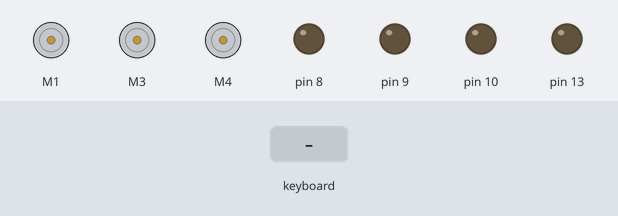
Bench run of a sketch on a simulated Arduino Uno, built with avr-gcc and run on an emulated ATmega328P. Parts: 3 × DC motor (green arrow = forward, orange = backward, longer = faster), output pins drawn as LEDs (lit = HIGH). Inputs (shaded band) come from the test bench.

Above: at 1.7 s.
1.8 s: PS/2 keyboard text "1" received
At 2.6 s:
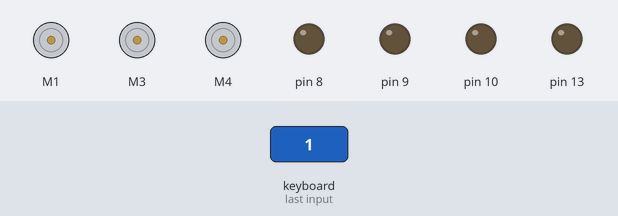
3.4 s: PS/2 keyboard text "2" received
At 3.8 s:
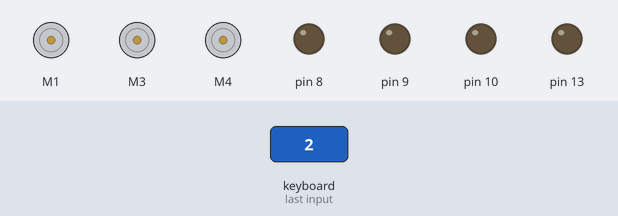
5.0 s: PS/2 keyboard text "3" received
At 6.2 s:
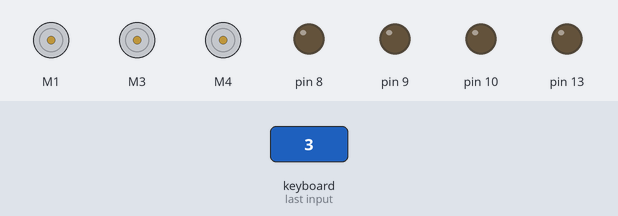
6.6 s: PS/2 keyboard text "4" received
At 7.4 s:
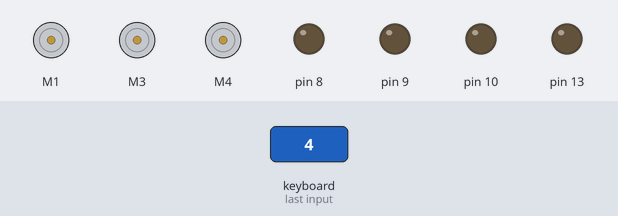
8.2 s: PS/2 keyboard text "5" received
At 8.6 s:
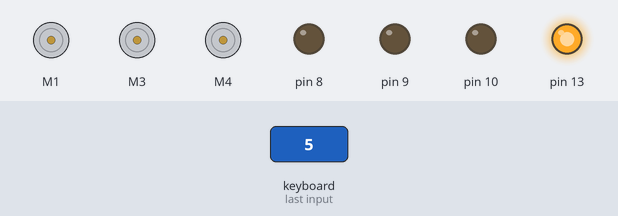
9.7 s: PS/2 keyboard text "6" received
At 10.9 s:
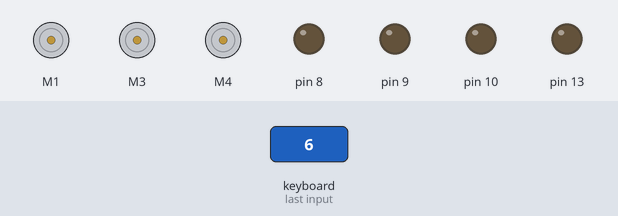
Timing chart, 0 to 12.2 s (numbered marks = the images above; inputs shaded):
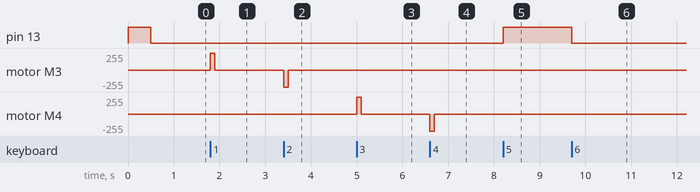

Measured:
- after the input at 1.8 s, motor M3: stopped → forward 255/255 at once, → stopped 0.10 s later
- after the input at 3.4 s, motor M3: stopped → backward 255/255 at once, → stopped 0.10 s later
- after the input at 5.0 s, motor M4: stopped → forward 255/255 at once, → stopped 0.10 s later
- after the input at 6.6 s, motor M4: stopped → backward 255/255 at once, → stopped 0.10 s later
- after the input at 8.2 s, pin 13: LOW → HIGH at once
- after the input at 9.7 s, pin 13: HIGH → LOW at once

The sketch:

PS2_keyboard_controlled_model_railway_layout_with_turnouts.ino
```cpp
/*
 * Arduino program for controlling DC model railway layout with a PS/2 keyboard with the
 * help of an Adafruit V2 motor driver shield.
 * Made by Kushagra, from Tech Build:https://www.youtube.com/channel/UCNy7DyfhSD9jsQEgNwETp9g?sub_confirmation=1
 */
#include <PS2Keyboard.h>//Make sure this library is installed.
#include <Wire.h>
#include <Adafruit_MotorShield.h>//Make sure this library is installed.

Adafruit_MotorShield AFMS = Adafruit_MotorShield();

Adafruit_DCMotor *loco = AFMS.getMotor(1);
Adafruit_DCMotor *turnoutA = AFMS.getMotor(3);
Adafruit_DCMotor *turnoutB = AFMS.getMotor(4);


const int DataPin = 3;
const int IRQpin =  2;

PS2Keyboard keyboard;

int s=0,i;

void motor_go(){
 if(s>=1&&s<=255){
  loco->setSpeed(s);
  loco->run(FORWARD);
 }
 if(s<=-1&&s>=-255){
  loco->setSpeed(-s);
  loco->run(BACKWARD);
 }
 if(s==0){
  loco->setSpeed(s);
  loco->run(RELEASE);
 }
}

void motor_halt(int i){
  if(s>20){
    for(s=s;s>20;s--){
    motor_go();
    delay(i);
    }
 }
  if(s<=20&&s>0&&i<=60){
    for(s=s;s!=0;s--){
    motor_go();
    delay(60);
    }
  }
  if(s<-20){
    for(s=s;s!=-20;s++){
    motor_go();
    delay(i);
    }
  }
  if(s>=-20&&s<0){
    for(s=s;s!=0;s++){
    motor_go();
    delay(60);
    }
  }
}

void turnoutA_side(){
turnoutA->setSpeed(255);
turnoutA->run(FORWARD);
delay(100);
turnoutA->setSpeed(0);
turnoutA->run(RELEASE);
}

void turnoutA_straight(){
turnoutA->setSpeed(255);
turnoutA->run(BACKWARD);
delay(100);
turnoutA->setSpeed(0);
turnoutA->run(RELEASE);
}

void turnoutB_side(){
turnoutB->setSpeed(255);
turnoutB->run(FORWARD);
delay(100);
turnoutB->setSpeed(0);
turnoutB->run(RELEASE);
}

void turnoutB_straight(){
turnoutB->setSpeed(255);
turnoutB->run(BACKWARD);
delay(100);
turnoutB->setSpeed(0);
turnoutB->run(RELEASE);
}
void setup() {
// put your setup code here, to run once:
AFMS.begin();
keyboard.begin(DataPin, IRQpin);
pinMode(10,OUTPUT);
pinMode(9,OUTPUT);
pinMode(8,OUTPUT);
pinMode(13,OUTPUT);

digitalWrite(13,HIGH);
delay(500);
digitalWrite(13,LOW);
}

void loop() {
// put your main code here, to run repeatedly:
if (keyboard.available()) {

  // read the next key
  char c = keyboard.read();

  // check for some of the special keys
  switch(c){
    case PS2_UPARROW:
    if(s<255){
      s++;
    }
    break;


    case PS2_DOWNARROW:
    if(s>-255){
      s--;
    }
      break;
    case PS2_TAB:
      if(s<20&&s>=0){
        for(s=s;s<20;s++){
          motor_go();
          delay(60);
        }
        break;
      }
      if(s==20){
        for(s=s;s!=0;s--){
          motor_go();
          delay(60);
        }
      }
      break;


    case ' ':
    motor_halt(125);
    break;

    case PS2_ENTER:
    motor_halt(60);
    break;

    case '1':
    turnoutA_side();
    break;

    case '2':
    turnoutA_straight();
    break;

    case '3':
    turnoutB_side();
    break;

    case '4':
    turnoutB_straight();
    break;

    case '5':
    digitalWrite(13,HIGH);
    break;

    case '6':
    digitalWrite(13,LOW);
    break;


   Serial.println(i);
  }

}
  motor_go();
}
```
